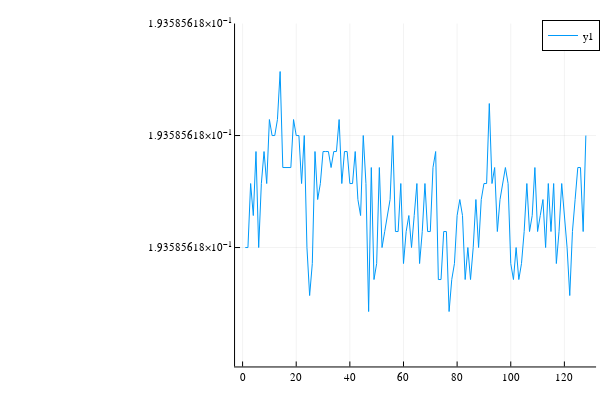
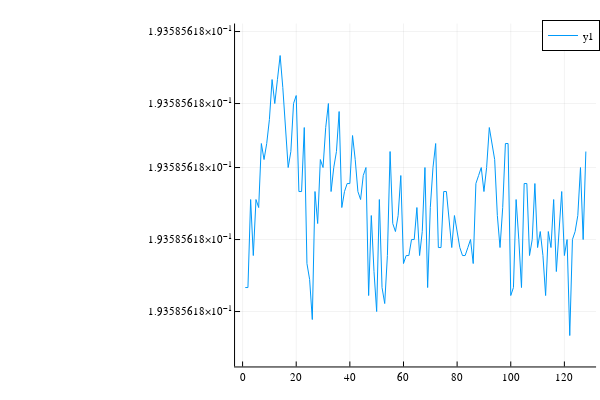
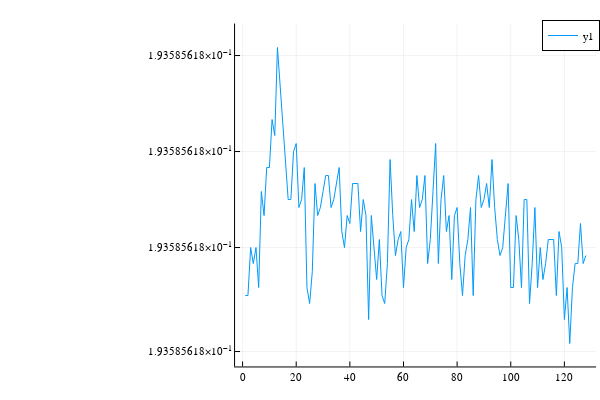
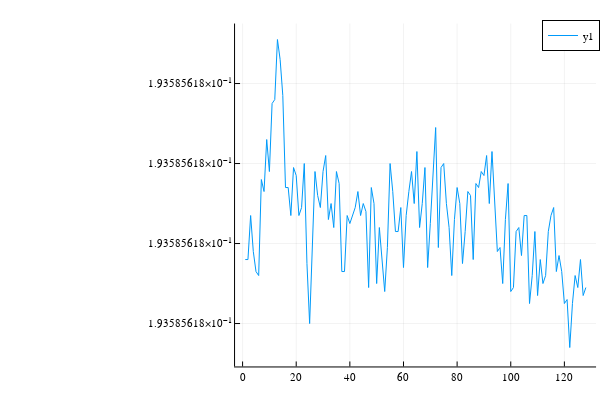

These figures' notebook cell, in order:
### Code cell
step = 0.001
rfoc = zeros(nrf, 1)
mega_iters = 5
niters = 100
Mx0 = 0
My0 = 0
Mz0 = 1.0
g = b1 -> ForwardDiff.gradient(myBlochSimErr, b1)
#h = x -> ForwardDiff.hessian(myBlochSimErr, x)

for mnn = 1 : mega_iters
    
@showprogress 1 "Computing..." for nn = 1 : niters
    J = zeros(nrf, 1)
    #H = zeros(nrf, nrf)
    for ii = 1 : nb1
        rfg = [rfoc * dt / 1000 * GAMMA; b1[ii]; 0 * GAMMA * dt / 1000; Mx0; My0; Mz0; Mxd[ii]; Myd[ii]; Mzd[ii]; 1.0]
        J += g(rfg)[1 : end - 9] 
        #H += h(rfg)[1 : end - 4, 1 : end - 4]
    end
    #rfoc -= (H \ J) ./ (dt / 1000 * GAMMA)
    rfoc -= step * J
end
display(plot(rfoc))
    
end

### Figure 1 — Plotly figure (JSON) as saved in the notebook; plotly's stock layout.template omitted (floating-point values rounded to 4 significant figures)
{"data": [{"colorbar": {"title": ""}, "legendgroup": "y1", "line": {"color": "rgba(0, 154, 250, 1.000)", "dash": "solid", "shape": "linear", "width": 1}, "mode": "lines", "name": "y1", "showlegend": true, "type": "scatter", "x": [1, 2, 3, 4, 5, 6, 7, 8, 9, 10, 11, 12, 13, 14, 15, 16, 17, 18, 19, 20, 21, 22, 23, 24, 25, 26, 27, 28, 29, 30, 31, 32, 33, 34, 35, 36, 37, 38, 39, 40, 41, 42, 43, 44, 45, 46, 47, 48, 49, 50, 51, 52, 53, 54, 55, 56, 57, 58, 59, 60, 61, 62, 63, 64, 65, 66, 67, 68, 69, 70, 71, 72, 73, 74, 75, 76, 77, 78, 79, 80, 81, 82, 83, 84, 85, 86, 87, 88, 89, 90, 91, 92, 93, 94, 95, 96, 97, 98, 99, 100, 101, 102, 103, 104, 105, 106, 107, 108, 109, 110, 111, 112, 113, 114, 115, 116, 117, 118, 119, 120, 121, 122, 123, 124, 125, 126, 127, 128], "xaxis": "x", "y": [0.1936, 0.1936, 0.1936, 0.1936, 0.1936, 0.1936, 0.1936, 0.1936, 0.1936, 0.1936, 0.1936, 0.1936, 0.1936, 0.1936, 0.1936, 0.1936, 0.1936, 0.1936, 0.1936, 0.1936, 0.1936, 0.1936, 0.1936, 0.1936, 0.1936, 0.1936, 0.1936, 0.1936, 0.1936, 0.1936, 0.1936, 0.1936, 0.1936, 0.1936, 0.1936, 0.1936, 0.1936, 0.1936, 0.1936, 0.1936, 0.1936, 0.1936, 0.1936, 0.1936, 0.1936, 0.1936, 0.1936, 0.1936, 0.1936, 0.1936, 0.1936, 0.1936, 0.1936, 0.1936, 0.1936, 0.1936, 0.1936, 0.1936, 0.1936, 0.1936, 0.1936, 0.1936, 0.1936, 0.1936, 0.1936, 0.1936, 0.1936, 0.1936, 0.1936, 0.1936, 0.1936, 0.1936, 0.1936, 0.1936, 0.1936, 0.1936, 0.1936, 0.1936, 0.1936, 0.1936, 0.1936, 0.1936, 0.1936, 0.1936, 0.1936, 0.1936, 0.1936, 0.1936, 0.1936, 0.1936, 0.1936, 0.1936, 0.1936, 0.1936, 0.1936, 0.1936, 0.1936, 0.1936, 0.1936, 0.1936, 0.1936, 0.1936, 0.1936, 0.1936, 0.1936, 0.1936, 0.1936, 0.1936, 0.1936, 0.1936, 0.1936, 0.1936, 0.1936, 0.1936, 0.1936, 0.1936, 0.1936, 0.1936, 0.1936, 0.1936, 0.1936, 0.1936, 0.1936, 0.1936, 0.1936, 0.1936, 0.1936, 0.1936], "yaxis": "y", "zmax": null, "zmin": null}], "layout": {"annotations": [], "height": 400, "legend": {"bgcolor": "rgba(255, 255, 255, 1.000)", "bordercolor": "rgba(0, 0, 0, 1.000)", "borderwidth": 1, "font": {"color": "rgba(0, 0, 0, 1.000)", "family": "sans-serif", "size": 11}, "title": {"font": {"color": "rgba(0, 0, 0, 1.000)", "family": "sans-serif", "size": 15}, "text": ""}, "tracegroupgap": 0, "traceorder": "normal", "x": 1, "xanchor": "auto", "y": 1, "yanchor": "auto"}, "margin": {"b": 20, "l": 0, "r": 0, "t": 20}, "paper_bgcolor": "rgba(255, 255, 255, 1.000)", "plot_bgcolor": "rgba(255, 255, 255, 1.000)", "showlegend": true, "width": 600, "xaxis": {"anchor": "y", "domain": [0.3917, 0.9934], "gridcolor": "rgba(0, 0, 0, 0.100)", "gridwidth": 0.5, "linecolor": "rgba(0, 0, 0, 1.000)", "mirror": false, "range": [-2.81, 131.8], "showgrid": true, "showline": true, "showticklabels": true, "tickangle": 0, "tickcolor": "rgb(0, 0, 0)", "tickfont": {"color": "rgba(0, 0, 0, 1.000)", "family": "sans-serif", "size": 11}, "tickmode": "array", "ticks": "inside", "ticktext": ["0", "20", "40", "60", "80", "100", "120"], "tickvals": [0, 20, 40, 60, 80, 100, 120], "title": "", "titlefont": {"color": "rgba(0, 0, 0, 1.000)", "family": "sans-serif", "size": 15}, "type": "-", "visible": true, "zeroline": false, "zerolinecolor": "rgba(0, 0, 0, 1.000)"}, "yaxis": {"anchor": "x", "domain": [0.03762, 0.9902], "gridcolor": "rgba(0, 0, 0, 0.100)", "gridwidth": 0.5, "linecolor": "rgba(0, 0, 0, 1.000)", "mirror": false, "range": [0.1936, 0.1936], "showgrid": true, "showline": true, "showticklabels": true, "tickangle": 0, "tickcolor": "rgb(0, 0, 0)", "tickfont": {"color": "rgba(0, 0, 0, 1.000)", "family": "sans-serif", "size": 11}, "tickmode": "array", "ticks": "inside", "ticktext": ["1.93585618×10<sup>−1</sup>", "1.93585618×10<sup>−1</sup>", "1.93585618×10<sup>−1</sup>", "1.93585618×10<sup>−1</sup>"], "tickvals": [0.1936, 0.1936, 0.1936, 0.1936], "title": "", "titlefont": {"color": "rgba(0, 0, 0, 1.000)", "family": "sans-serif", "size": 15}, "type": "-", "visible": true, "zeroline": false, "zerolinecolor": "rgba(0, 0, 0, 1.000)"}}}

### Figure 2 — Plotly figure (JSON) as saved in the notebook; plotly's stock layout.template omitted (floating-point values rounded to 4 significant figures)
{"data": [{"colorbar": {"title": ""}, "legendgroup": "y1", "line": {"color": "rgba(0, 154, 250, 1.000)", "dash": "solid", "shape": "linear", "width": 1}, "mode": "lines", "name": "y1", "showlegend": true, "type": "scatter", "x": [1, 2, 3, 4, 5, 6, 7, 8, 9, 10, 11, 12, 13, 14, 15, 16, 17, 18, 19, 20, 21, 22, 23, 24, 25, 26, 27, 28, 29, 30, 31, 32, 33, 34, 35, 36, 37, 38, 39, 40, 41, 42, 43, 44, 45, 46, 47, 48, 49, 50, 51, 52, 53, 54, 55, 56, 57, 58, 59, 60, 61, 62, 63, 64, 65, 66, 67, 68, 69, 70, 71, 72, 73, 74, 75, 76, 77, 78, 79, 80, 81, 82, 83, 84, 85, 86, 87, 88, 89, 90, 91, 92, 93, 94, 95, 96, 97, 98, 99, 100, 101, 102, 103, 104, 105, 106, 107, 108, 109, 110, 111, 112, 113, 114, 115, 116, 117, 118, 119, 120, 121, 122, 123, 124, 125, 126, 127, 128], "xaxis": "x", "y": [0.1936, 0.1936, 0.1936, 0.1936, 0.1936, 0.1936, 0.1936, 0.1936, 0.1936, 0.1936, 0.1936, 0.1936, 0.1936, 0.1936, 0.1936, 0.1936, 0.1936, 0.1936, 0.1936, 0.1936, 0.1936, 0.1936, 0.1936, 0.1936, 0.1936, 0.1936, 0.1936, 0.1936, 0.1936, 0.1936, 0.1936, 0.1936, 0.1936, 0.1936, 0.1936, 0.1936, 0.1936, 0.1936, 0.1936, 0.1936, 0.1936, 0.1936, 0.1936, 0.1936, 0.1936, 0.1936, 0.1936, 0.1936, 0.1936, 0.1936, 0.1936, 0.1936, 0.1936, 0.1936, 0.1936, 0.1936, 0.1936, 0.1936, 0.1936, 0.1936, 0.1936, 0.1936, 0.1936, 0.1936, 0.1936, 0.1936, 0.1936, 0.1936, 0.1936, 0.1936, 0.1936, 0.1936, 0.1936, 0.1936, 0.1936, 0.1936, 0.1936, 0.1936, 0.1936, 0.1936, 0.1936, 0.1936, 0.1936, 0.1936, 0.1936, 0.1936, 0.1936, 0.1936, 0.1936, 0.1936, 0.1936, 0.1936, 0.1936, 0.1936, 0.1936, 0.1936, 0.1936, 0.1936, 0.1936, 0.1936, 0.1936, 0.1936, 0.1936, 0.1936, 0.1936, 0.1936, 0.1936, 0.1936, 0.1936, 0.1936, 0.1936, 0.1936, 0.1936, 0.1936, 0.1936, 0.1936, 0.1936, 0.1936, 0.1936, 0.1936, 0.1936, 0.1936, 0.1936, 0.1936, 0.1936, 0.1936, 0.1936, 0.1936], "yaxis": "y", "zmax": null, "zmin": null}], "layout": {"annotations": [], "height": 400, "legend": {"bgcolor": "rgba(255, 255, 255, 1.000)", "bordercolor": "rgba(0, 0, 0, 1.000)", "borderwidth": 1, "font": {"color": "rgba(0, 0, 0, 1.000)", "family": "sans-serif", "size": 11}, "title": {"font": {"color": "rgba(0, 0, 0, 1.000)", "family": "sans-serif", "size": 15}, "text": ""}, "tracegroupgap": 0, "traceorder": "normal", "x": 1, "xanchor": "auto", "y": 1, "yanchor": "auto"}, "margin": {"b": 20, "l": 0, "r": 0, "t": 20}, "paper_bgcolor": "rgba(255, 255, 255, 1.000)", "plot_bgcolor": "rgba(255, 255, 255, 1.000)", "showlegend": true, "width": 600, "xaxis": {"anchor": "y", "domain": [0.3917, 0.9934], "gridcolor": "rgba(0, 0, 0, 0.100)", "gridwidth": 0.5, "linecolor": "rgba(0, 0, 0, 1.000)", "mirror": false, "range": [-2.81, 131.8], "showgrid": true, "showline": true, "showticklabels": true, "tickangle": 0, "tickcolor": "rgb(0, 0, 0)", "tickfont": {"color": "rgba(0, 0, 0, 1.000)", "family": "sans-serif", "size": 11}, "tickmode": "array", "ticks": "inside", "ticktext": ["0", "20", "40", "60", "80", "100", "120"], "tickvals": [0, 20, 40, 60, 80, 100, 120], "title": "", "titlefont": {"color": "rgba(0, 0, 0, 1.000)", "family": "sans-serif", "size": 15}, "type": "-", "visible": true, "zeroline": false, "zerolinecolor": "rgba(0, 0, 0, 1.000)"}, "yaxis": {"anchor": "x", "domain": [0.03762, 0.9902], "gridcolor": "rgba(0, 0, 0, 0.100)", "gridwidth": 0.5, "linecolor": "rgba(0, 0, 0, 1.000)", "mirror": false, "range": [0.1936, 0.1936], "showgrid": true, "showline": true, "showticklabels": true, "tickangle": 0, "tickcolor": "rgb(0, 0, 0)", "tickfont": {"color": "rgba(0, 0, 0, 1.000)", "family": "sans-serif", "size": 11}, "tickmode": "array", "ticks": "inside", "ticktext": ["1.93585618×10<sup>−1</sup>", "1.93585618×10<sup>−1</sup>", "1.93585618×10<sup>−1</sup>", "1.93585618×10<sup>−1</sup>", "1.93585618×10<sup>−1</sup>"], "tickvals": [0.1936, 0.1936, 0.1936, 0.1936, 0.1936], "title": "", "titlefont": {"color": "rgba(0, 0, 0, 1.000)", "family": "sans-serif", "size": 15}, "type": "-", "visible": true, "zeroline": false, "zerolinecolor": "rgba(0, 0, 0, 1.000)"}}}

### Figure 3 — Plotly figure (JSON) as saved in the notebook; plotly's stock layout.template omitted (floating-point values rounded to 4 significant figures)
{"data": [{"colorbar": {"title": ""}, "legendgroup": "y1", "line": {"color": "rgba(0, 154, 250, 1.000)", "dash": "solid", "shape": "linear", "width": 1}, "mode": "lines", "name": "y1", "showlegend": true, "type": "scatter", "x": [1, 2, 3, 4, 5, 6, 7, 8, 9, 10, 11, 12, 13, 14, 15, 16, 17, 18, 19, 20, 21, 22, 23, 24, 25, 26, 27, 28, 29, 30, 31, 32, 33, 34, 35, 36, 37, 38, 39, 40, 41, 42, 43, 44, 45, 46, 47, 48, 49, 50, 51, 52, 53, 54, 55, 56, 57, 58, 59, 60, 61, 62, 63, 64, 65, 66, 67, 68, 69, 70, 71, 72, 73, 74, 75, 76, 77, 78, 79, 80, 81, 82, 83, 84, 85, 86, 87, 88, 89, 90, 91, 92, 93, 94, 95, 96, 97, 98, 99, 100, 101, 102, 103, 104, 105, 106, 107, 108, 109, 110, 111, 112, 113, 114, 115, 116, 117, 118, 119, 120, 121, 122, 123, 124, 125, 126, 127, 128], "xaxis": "x", "y": [0.1936, 0.1936, 0.1936, 0.1936, 0.1936, 0.1936, 0.1936, 0.1936, 0.1936, 0.1936, 0.1936, 0.1936, 0.1936, 0.1936, 0.1936, 0.1936, 0.1936, 0.1936, 0.1936, 0.1936, 0.1936, 0.1936, 0.1936, 0.1936, 0.1936, 0.1936, 0.1936, 0.1936, 0.1936, 0.1936, 0.1936, 0.1936, 0.1936, 0.1936, 0.1936, 0.1936, 0.1936, 0.1936, 0.1936, 0.1936, 0.1936, 0.1936, 0.1936, 0.1936, 0.1936, 0.1936, 0.1936, 0.1936, 0.1936, 0.1936, 0.1936, 0.1936, 0.1936, 0.1936, 0.1936, 0.1936, 0.1936, 0.1936, 0.1936, 0.1936, 0.1936, 0.1936, 0.1936, 0.1936, 0.1936, 0.1936, 0.1936, 0.1936, 0.1936, 0.1936, 0.1936, 0.1936, 0.1936, 0.1936, 0.1936, 0.1936, 0.1936, 0.1936, 0.1936, 0.1936, 0.1936, 0.1936, 0.1936, 0.1936, 0.1936, 0.1936, 0.1936, 0.1936, 0.1936, 0.1936, 0.1936, 0.1936, 0.1936, 0.1936, 0.1936, 0.1936, 0.1936, 0.1936, 0.1936, 0.1936, 0.1936, 0.1936, 0.1936, 0.1936, 0.1936, 0.1936, 0.1936, 0.1936, 0.1936, 0.1936, 0.1936, 0.1936, 0.1936, 0.1936, 0.1936, 0.1936, 0.1936, 0.1936, 0.1936, 0.1936, 0.1936, 0.1936, 0.1936, 0.1936, 0.1936, 0.1936, 0.1936, 0.1936], "yaxis": "y", "zmax": null, "zmin": null}], "layout": {"annotations": [], "height": 400, "legend": {"bgcolor": "rgba(255, 255, 255, 1.000)", "bordercolor": "rgba(0, 0, 0, 1.000)", "borderwidth": 1, "font": {"color": "rgba(0, 0, 0, 1.000)", "family": "sans-serif", "size": 11}, "title": {"font": {"color": "rgba(0, 0, 0, 1.000)", "family": "sans-serif", "size": 15}, "text": ""}, "tracegroupgap": 0, "traceorder": "normal", "x": 1, "xanchor": "auto", "y": 1, "yanchor": "auto"}, "margin": {"b": 20, "l": 0, "r": 0, "t": 20}, "paper_bgcolor": "rgba(255, 255, 255, 1.000)", "plot_bgcolor": "rgba(255, 255, 255, 1.000)", "showlegend": true, "width": 600, "xaxis": {"anchor": "y", "domain": [0.3917, 0.9934], "gridcolor": "rgba(0, 0, 0, 0.100)", "gridwidth": 0.5, "linecolor": "rgba(0, 0, 0, 1.000)", "mirror": false, "range": [-2.81, 131.8], "showgrid": true, "showline": true, "showticklabels": true, "tickangle": 0, "tickcolor": "rgb(0, 0, 0)", "tickfont": {"color": "rgba(0, 0, 0, 1.000)", "family": "sans-serif", "size": 11}, "tickmode": "array", "ticks": "inside", "ticktext": ["0", "20", "40", "60", "80", "100", "120"], "tickvals": [0, 20, 40, 60, 80, 100, 120], "title": "", "titlefont": {"color": "rgba(0, 0, 0, 1.000)", "family": "sans-serif", "size": 15}, "type": "-", "visible": true, "zeroline": false, "zerolinecolor": "rgba(0, 0, 0, 1.000)"}, "yaxis": {"anchor": "x", "domain": [0.03762, 0.9902], "gridcolor": "rgba(0, 0, 0, 0.100)", "gridwidth": 0.5, "linecolor": "rgba(0, 0, 0, 1.000)", "mirror": false, "range": [0.1936, 0.1936], "showgrid": true, "showline": true, "showticklabels": true, "tickangle": 0, "tickcolor": "rgb(0, 0, 0)", "tickfont": {"color": "rgba(0, 0, 0, 1.000)", "family": "sans-serif", "size": 11}, "tickmode": "array", "ticks": "inside", "ticktext": ["1.93585618×10<sup>−1</sup>", "1.93585618×10<sup>−1</sup>", "1.93585618×10<sup>−1</sup>", "1.93585618×10<sup>−1</sup>"], "tickvals": [0.1936, 0.1936, 0.1936, 0.1936], "title": "", "titlefont": {"color": "rgba(0, 0, 0, 1.000)", "family": "sans-serif", "size": 15}, "type": "-", "visible": true, "zeroline": false, "zerolinecolor": "rgba(0, 0, 0, 1.000)"}}}

### Figure 4 — Plotly figure (JSON) as saved in the notebook; plotly's stock layout.template omitted (floating-point values rounded to 4 significant figures)
{"data": [{"colorbar": {"title": ""}, "legendgroup": "y1", "line": {"color": "rgba(0, 154, 250, 1.000)", "dash": "solid", "shape": "linear", "width": 1}, "mode": "lines", "name": "y1", "showlegend": true, "type": "scatter", "x": [1, 2, 3, 4, 5, 6, 7, 8, 9, 10, 11, 12, 13, 14, 15, 16, 17, 18, 19, 20, 21, 22, 23, 24, 25, 26, 27, 28, 29, 30, 31, 32, 33, 34, 35, 36, 37, 38, 39, 40, 41, 42, 43, 44, 45, 46, 47, 48, 49, 50, 51, 52, 53, 54, 55, 56, 57, 58, 59, 60, 61, 62, 63, 64, 65, 66, 67, 68, 69, 70, 71, 72, 73, 74, 75, 76, 77, 78, 79, 80, 81, 82, 83, 84, 85, 86, 87, 88, 89, 90, 91, 92, 93, 94, 95, 96, 97, 98, 99, 100, 101, 102, 103, 104, 105, 106, 107, 108, 109, 110, 111, 112, 113, 114, 115, 116, 117, 118, 119, 120, 121, 122, 123, 124, 125, 126, 127, 128], "xaxis": "x", "y": [0.1936, 0.1936, 0.1936, 0.1936, 0.1936, 0.1936, 0.1936, 0.1936, 0.1936, 0.1936, 0.1936, 0.1936, 0.1936, 0.1936, 0.1936, 0.1936, 0.1936, 0.1936, 0.1936, 0.1936, 0.1936, 0.1936, 0.1936, 0.1936, 0.1936, 0.1936, 0.1936, 0.1936, 0.1936, 0.1936, 0.1936, 0.1936, 0.1936, 0.1936, 0.1936, 0.1936, 0.1936, 0.1936, 0.1936, 0.1936, 0.1936, 0.1936, 0.1936, 0.1936, 0.1936, 0.1936, 0.1936, 0.1936, 0.1936, 0.1936, 0.1936, 0.1936, 0.1936, 0.1936, 0.1936, 0.1936, 0.1936, 0.1936, 0.1936, 0.1936, 0.1936, 0.1936, 0.1936, 0.1936, 0.1936, 0.1936, 0.1936, 0.1936, 0.1936, 0.1936, 0.1936, 0.1936, 0.1936, 0.1936, 0.1936, 0.1936, 0.1936, 0.1936, 0.1936, 0.1936, 0.1936, 0.1936, 0.1936, 0.1936, 0.1936, 0.1936, 0.1936, 0.1936, 0.1936, 0.1936, 0.1936, 0.1936, 0.1936, 0.1936, 0.1936, 0.1936, 0.1936, 0.1936, 0.1936, 0.1936, 0.1936, 0.1936, 0.1936, 0.1936, 0.1936, 0.1936, 0.1936, 0.1936, 0.1936, 0.1936, 0.1936, 0.1936, 0.1936, 0.1936, 0.1936, 0.1936, 0.1936, 0.1936, 0.1936, 0.1936, 0.1936, 0.1936, 0.1936, 0.1936, 0.1936, 0.1936, 0.1936, 0.1936], "yaxis": "y", "zmax": null, "zmin": null}], "layout": {"annotations": [], "height": 400, "legend": {"bgcolor": "rgba(255, 255, 255, 1.000)", "bordercolor": "rgba(0, 0, 0, 1.000)", "borderwidth": 1, "font": {"color": "rgba(0, 0, 0, 1.000)", "family": "sans-serif", "size": 11}, "title": {"font": {"color": "rgba(0, 0, 0, 1.000)", "family": "sans-serif", "size": 15}, "text": ""}, "tracegroupgap": 0, "traceorder": "normal", "x": 1, "xanchor": "auto", "y": 1, "yanchor": "auto"}, "margin": {"b": 20, "l": 0, "r": 0, "t": 20}, "paper_bgcolor": "rgba(255, 255, 255, 1.000)", "plot_bgcolor": "rgba(255, 255, 255, 1.000)", "showlegend": true, "width": 600, "xaxis": {"anchor": "y", "domain": [0.3917, 0.9934], "gridcolor": "rgba(0, 0, 0, 0.100)", "gridwidth": 0.5, "linecolor": "rgba(0, 0, 0, 1.000)", "mirror": false, "range": [-2.81, 131.8], "showgrid": true, "showline": true, "showticklabels": true, "tickangle": 0, "tickcolor": "rgb(0, 0, 0)", "tickfont": {"color": "rgba(0, 0, 0, 1.000)", "family": "sans-serif", "size": 11}, "tickmode": "array", "ticks": "inside", "ticktext": ["0", "20", "40", "60", "80", "100", "120"], "tickvals": [0, 20, 40, 60, 80, 100, 120], "title": "", "titlefont": {"color": "rgba(0, 0, 0, 1.000)", "family": "sans-serif", "size": 15}, "type": "-", "visible": true, "zeroline": false, "zerolinecolor": "rgba(0, 0, 0, 1.000)"}, "yaxis": {"anchor": "x", "domain": [0.03762, 0.9902], "gridcolor": "rgba(0, 0, 0, 0.100)", "gridwidth": 0.5, "linecolor": "rgba(0, 0, 0, 1.000)", "mirror": false, "range": [0.1936, 0.1936], "showgrid": true, "showline": true, "showticklabels": true, "tickangle": 0, "tickcolor": "rgb(0, 0, 0)", "tickfont": {"color": "rgba(0, 0, 0, 1.000)", "family": "sans-serif", "size": 11}, "tickmode": "array", "ticks": "inside", "ticktext": ["1.93585618×10<sup>−1</sup>", "1.93585618×10<sup>−1</sup>", "1.93585618×10<sup>−1</sup>", "1.93585618×10<sup>−1</sup>"], "tickvals": [0.1936, 0.1936, 0.1936, 0.1936], "title": "", "titlefont": {"color": "rgba(0, 0, 0, 1.000)", "family": "sans-serif", "size": 15}, "type": "-", "visible": true, "zeroline": false, "zerolinecolor": "rgba(0, 0, 0, 1.000)"}}}
